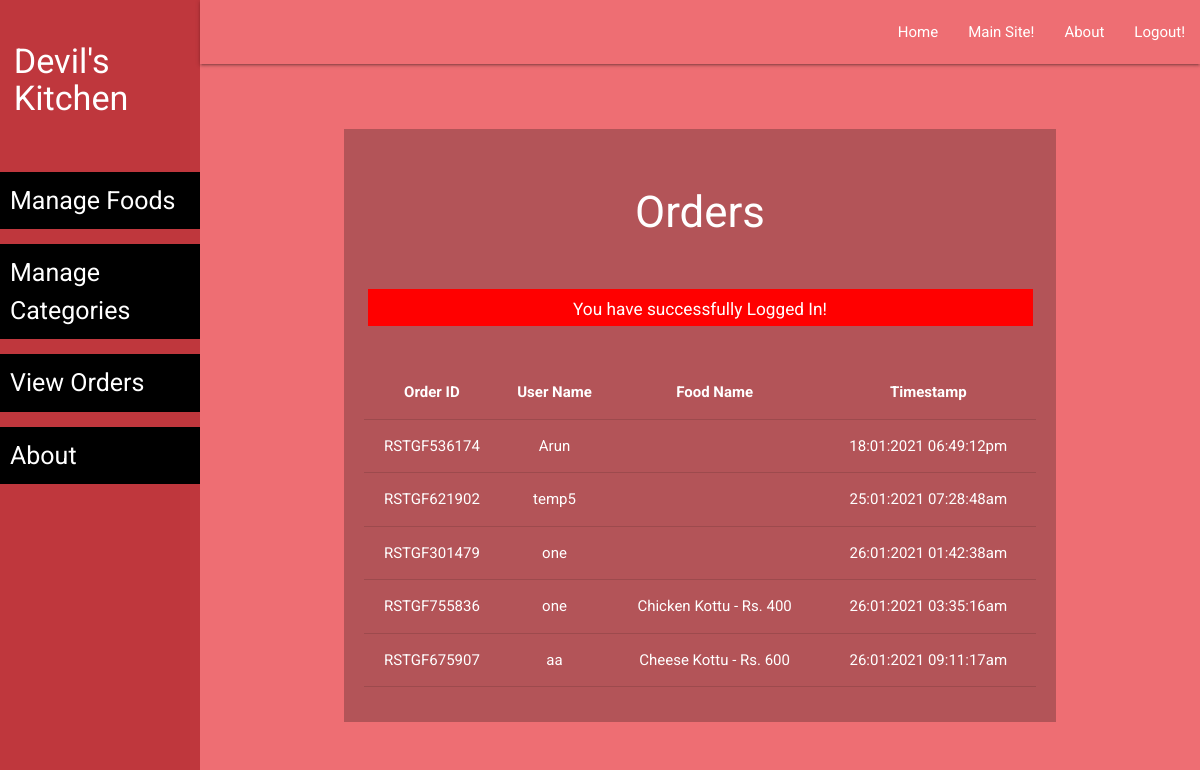
Page /admin/order-list.php (signed in) on the committed database.
### tables this page shows
CREATE TABLE `orders` (
  `id` int(11) NOT NULL,
  `order_id` varchar(20) NOT NULL,
  `user_id` varchar(10) NOT NULL,
  `food_id` varchar(10) NOT NULL,
  `user_name` varchar(100) NOT NULL,
  `timestamp` varchar(50) NOT NULL
);

CREATE TABLE `food` (
  `id` int(11) NOT NULL,
  `cat_id` int(10) NOT NULL,
  `fname` varchar(50) NOT NULL,
  `description` varchar(250) NOT NULL
);

### admin/order-list.php (the view, shortened to what this page needs)
<?php require('layout/header.php'); ?>
<?php require('layout/left-sidebar-long.php'); ?>
<?php require('layout/topnav.php'); ?>
<?php require('layout/left-sidebar-short.php'); ?>
<?php
require('../backends/connection-pdo.php');
$sql = 'SELECT orders.order_id, orders.user_name, orders.timestamp, food.fname FROM orders LEFT JOIN food ON orders.food_id = food.id';
$query  = $pdoconn->prepare($sql);
$query->execute();
$arr_all = $query->fetchAll(PDO::FETCH_ASSOC);
?>
<div class="section white-text" style="background: #B35458;">
	<div class="section">
		<h3>Orders</h3>
	</div>
  <?php
    if (isset($_SESSION['msg'])) {
        echo '<div class="section center" style="margin: 5px 35px;"><div class="row" style="background: red; color: white;">
        <div class="col s12">
            <h6>'.$_SESSION['msg'].'</h6>
            </div>
        </div></div>';
    }
    ?>
	<div class="section center" style="padding: 20px;">
		<table class="centered responsive-table">
        <thead>
          <tr>
              <th>Order ID</th>
              <th>User Name</th>
              <th>Food Name</th>
              <th>Timestamp</th>
          </tr>
        </thead>
        <tbody>
          <?php
            foreach ($arr_all as $key) {
          ?>
          <tr>
            <td><?php echo $key['order_id']; ?></td>
            <td><?php echo $key['user_name']; ?></td>
            <td><?php echo $key['fname']; ?></td>
            <td><?php echo $key['timestamp']; ?></td>
          </tr>
          <?php } ?>
        </tbody>
      </table>
	</div>
</div>
<?php require('layout/footer.php'); ?>

### css/form-style.css (style rules this page uses)
body { background: #ee6e73; font-family: "Roboto", sans-serif; -webkit-font-smoothing: antialiased; -moz-osx-font-smoothing: grayscale; }
.row { margin-bottom: 0 !important; }
.col { padding: 0 !important; }

### rows in the picture
orders: order "RSTGF536174", user_name "Arun", timestamp "18:01:2021 06:49:12pm"
orders: order "RSTGF621902", user_name "temp5", timestamp "25:01:2021 07:28:48am"
orders: order "RSTGF301479", user_name "one", timestamp "26:01:2021 01:42:38am"
orders: order "RSTGF755836", user_name "one", food.fname "Chicken Kottu - Rs. 400", timestamp "26:01:2021 03:35:16am"
orders: order "RSTGF675907", user_name "aa", food.fname "Cheese Kottu - Rs. 600", timestamp "26:01:2021 09:11:17am"

### other values in the picture
$_SESSION['msg'] "You have successfully Logged In!"
